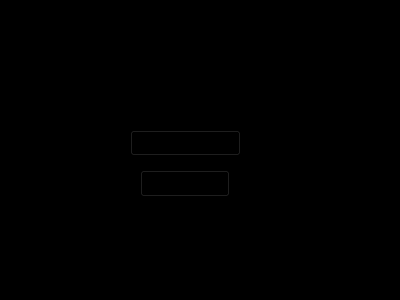
<?xml version="1.0" encoding="UTF-8"?>
<ui version="4.0">
 <class>MainMenu</class>
 <widget class="QMainWindow" name="MainMenu">
  <property name="geometry">
   <rect>
    <x>0</x>
    <y>0</y>
    <width>400</width>
    <height>300</height>
   </rect>
  </property>
  <property name="windowTitle">
   <string>MainMenu</string>
  </property>
  <widget class="QWidget" name="centralWidget">
   <widget class="QPushButton" name="logIn">
    <property name="geometry">
     <rect>
      <x>140</x>
      <y>170</y>
      <width>90</width>
      <height>27</height>
     </rect>
    </property>
    <property name="styleSheet">
     <string notr="true">background-color: rgb(0, 0, 0);
selection-color: rgb(0, 0, 0);
selection-background-color: rgb(0, 0, 0);
selection-color: rgb(0, 0, 0);</string>
    </property>
    <property name="text">
     <string>Log In</string>
    </property>
   </widget>
   <widget class="QLabel" name="label">
    <property name="geometry">
     <rect>
      <x>50</x>
      <y>90</y>
      <width>81</width>
      <height>31</height>
     </rect>
    </property>
    <property name="text">
     <string>User Name:</string>
    </property>
   </widget>
   <widget class="QLabel" name="label_2">
    <property name="geometry">
     <rect>
      <x>50</x>
      <y>130</y>
      <width>71</width>
      <height>21</height>
     </rect>
    </property>
    <property name="text">
     <string>User Type:</string>
    </property>
   </widget>
   <widget class="QLineEdit" name="userName">
    <property name="geometry">
     <rect>
      <x>130</x>
      <y>100</y>
      <width>113</width>
      <height>26</height>
     </rect>
    </property>
    <property name="styleSheet">
     <string notr="true">gridline-color: rgb(0, 0, 0);
background-color: rgb(0, 0, 0);
border-color: rgb(0, 0, 0);
border-bottom-color: rgb(0, 0, 0);</string>
    </property>
   </widget>
   <widget class="QComboBox" name="userType">
    <property name="geometry">
     <rect>
      <x>130</x>
      <y>130</y>
      <width>111</width>
      <height>26</height>
     </rect>
    </property>
    <property name="styleSheet">
     <string notr="true">background-color: rgb(0, 0, 0);
font: 10pt &quot;TlwgTypewriter&quot;;
selection-background-color: rgb(0, 0, 0);</string>
    </property>
    <item>
     <property name="text">
      <string>TA</string>
     </property>
    </item>
    <item>
     <property name="text">
      <string>Instructor</string>
     </property>
    </item>
   </widget>
   <widget class="QLabel" name="label_3">
    <property name="geometry">
     <rect>
      <x>0</x>
      <y>-60</y>
      <width>431</width>
      <height>361</height>
     </rect>
    </property>
    <property name="styleSheet">
     <string notr="true">background-color: rgb(0, 0, 0);</string>
    </property>
    <property name="text">
     <string/>
    </property>
   </widget>
   <widget class="QLabel" name="label_4">
    <property name="geometry">
     <rect>
      <x>-40</x>
      <y>180</y>
      <width>221</width>
      <height>171</height>
     </rect>
    </property>
    <property name="text">
     <string/>
    </property>
    <property name="pixmap">
     <pixmap>../images.jpeg</pixmap>
    </property>
   </widget>
   <widget class="QLabel" name="label_5">
    <property name="geometry">
     <rect>
      <x>60</x>
      <y>0</y>
      <width>341</width>
      <height>91</height>
     </rect>
    </property>
    <property name="text">
     <string/>
    </property>
    <property name="textFormat">
     <enum>Qt::RichText</enum>
    </property>
    <property name="pixmap">
     <pixmap>../images2.jpeg</pixmap>
    </property>
    <property name="wordWrap">
     <bool>false</bool>
    </property>
   </widget>
   <zorder>label_3</zorder>
   <zorder>label_5</zorder>
   <zorder>label_4</zorder>
   <zorder>logIn</zorder>
   <zorder>label</zorder>
   <zorder>label_2</zorder>
   <zorder>userName</zorder>
   <zorder>userType</zorder>
  </widget>
 </widget>
 <layoutdefault spacing="6" margin="11"/>
 <resources/>
 <connections/>
</ui>
